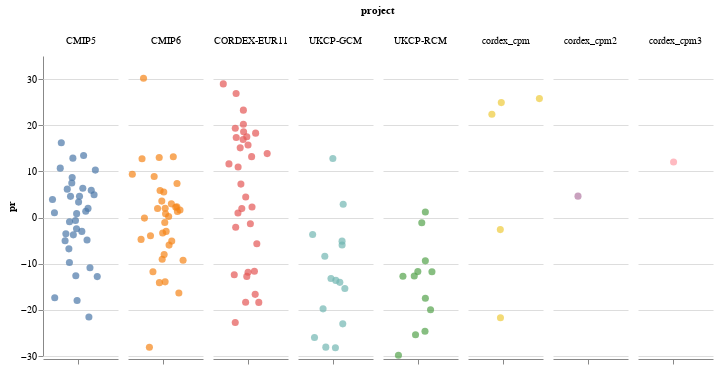

The notebook cell this image was saved under:
### Markdown cell above
# Generate vega spec / interactive figure

### Code cell
def plot(source):
    chart = (
        alt.Chart(source, width=75)
        .mark_circle(size=50)
        .encode(
            x=alt.X(
                "jitter:Q",
                title=None,
                axis=alt.Axis(values=[0], ticks=True, grid=False, labels=False),
                scale=alt.Scale(),
            ),
            y=alt.Y("pr:Q"),
            color=alt.Color("project:N", legend=None),
            column=alt.Column(
                "project:N",
            ),
            tooltip=["dataset:N", "pr:Q"],
        )
        .transform_calculate(
            # Generate Gaussian jitter with a Box-Muller transform
            jitter="sqrt(-2*log(random()))*cos(2*PI*random())"
        )
        .configure_facet(spacing=10)
        .configure_view(stroke=None)
    )
    return chart


# Save the chart with the data encoded as URL
url = "data/Alpine_DJF.csv"
chart = plot(url)
chart.save("../static/chart.json")

# Show the
print(chart.to_json())

# Show the figure using the live pandas dataframe
plot(subset)

### Figure 1 — Vega-Lite specification as saved in the notebook (floating-point values rounded to 4 significant figures; data arrays with more than 128 entries replaced by an {"elided": "..."} marker saying what was removed)
{"config": {"view": {"continuousWidth": 400, "continuousHeight": 300, "stroke": null}, "facet": {"spacing": 10}}, "data": {"name": "data-a6d70866cb9a630115bb60f5ff44ec37"}, "mark": {"type": "circle", "size": 50}, "encoding": {"color": {"type": "nominal", "field": "project", "legend": null}, "column": {"type": "nominal", "field": "project"}, "tooltip": [{"type": "nominal", "field": "dataset"}, {"type": "quantitative", "field": "pr"}], "x": {"type": "quantitative", "axis": {"grid": false, "labels": false, "ticks": true, "values": [0]}, "field": "jitter", "scale": {}, "title": null}, "y": {"type": "quantitative", "field": "pr"}}, "transform": [{"calculate": "sqrt(-2*log(random()))*cos(2*PI*random())", "as": "jitter"}], "width": 75, "$schema": "https://vega.github.io/schema/vega-lite/v4.8.1.json", "datasets": {"data-a6d70866cb9a630115bb60f5ff44ec37": {"elided": "136 records"}}}
